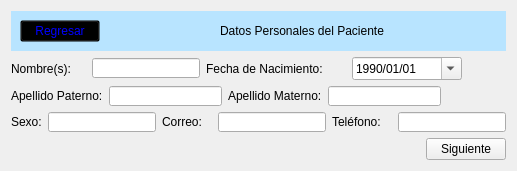
         <widget class="QWidget" name="datosUsuario">
          <layout class="QVBoxLayout" name="verticalLayout_15">
           <item>
            <widget class="QFrame" name="framePac">
             <property name="styleSheet">
              <string notr="true">background-color: rgb(184, 228, 255);</string>
             </property>
             <layout class="QHBoxLayout" name="horizontalLayout_16">
              <item>
               <widget class="QPushButton" name="pushButton_3">
                <property name="maximumSize">
                 <size>
                  <width>80</width>
                  <height>16777215</height>
                 </size>
                </property>
                <property name="styleSheet">
                 <string notr="true">background:transparent;
color:blue;</string>
                </property>
                <property name="text">
                 <string>Regresar</string>
                </property>
                <property name="icon">
                 <iconset resource="imgs/imgs.qrc">
                  <normaloff>:/imgs/backArrow.png</normaloff>:/imgs/backArrow.png</iconset>
                </property>
               </widget>
              </item>
              <item>
               <spacer name="horizontalSpacer_16">
                <property name="orientation">
                 <enum>Qt::Horizontal</enum>
                </property>
                <property name="sizeHint" stdset="0">
                 <size>
                  <width>40</width>
                  <height>20</height>
                 </size>
                </property>
               </spacer>
              </item>
              <item>
               <widget class="QLabel" name="label_25">
                <property name="text">
                 <string>Datos Personales del Paciente</string>
                </property>
               </widget>
              </item>
              <item>
               <spacer name="horizontalSpacer_15">
                <property name="orientation">
                 <enum>Qt::Horizontal</enum>
                </property>
                <property name="sizeHint" stdset="0">
                 <size>
                  <width>40</width>
                  <height>20</height>
                 </size>
                </property>
               </spacer>
              </item>
             </layout>
            </widget>
           </item>
           <item>
            <layout class="QHBoxLayout" name="horizontalLayout_29">
             <item>
              <widget class="QLabel" name="label_nombres">
               <property name="minimumSize">
                <size>
                 <width>75</width>
                 <height>20</height>
                </size>
               </property>
               <property name="text">
                <string>Nombre(s):</string>
               </property>
              </widget>
             </item>
             <item>
              <widget class="QLineEdit" name="lineEdit_nombre">
               <property name="minimumSize">
                <size>
                 <width>0</width>
                 <height>20</height>
                </size>
               </property>
               <property name="maximumSize">
                <size>
                 <width>133</width>
                 <height>20</height>
                </size>
               </property>
              </widget>
             </item>
             <item>
              <widget class="QLabel" name="label_fNacimiento">
               <property name="minimumSize">
                <size>
                 <width>140</width>
                 <height>18</height>
                </size>
               </property>
               <property name="text">
                <string>Fecha de Nacimiento:</string>
               </property>
              </widget>
             </item>
             <item>
              <widget class="QDateEdit" name="dateEdit_fNacimiento">
               <property name="minimumSize">
                <size>
                 <width>110</width>
                 <height>18</height>
                </size>
               </property>
               <property name="maximumSize">
                <size>
                 <width>110</width>
                 <height>16777215</height>
                </size>
               </property>
               <property name="dateTime">
                <datetime>
                 <hour>0</hour>
                 <minute>0</minute>
                 <second>0</second>
                 <year>1990</year>
                 <month>1</month>
                 <day>1</day>
                </datetime>
               </property>
               <property name="maximumDate">
                <date>
                 <year>2001</year>
                 <month>12</month>
                 <day>31</day>
                </date>
               </property>
               <property name="displayFormat">
                <string>yyyy/MM/dd</string>
               </property>
               <property name="calendarPopup">
                <bool>true</bool>
               </property>
              </widget>
             </item>
             <item>
              <spacer name="horizontalSpacer_10">
               <property name="orientation">
                <enum>Qt::Horizontal</enum>
               </property>
               <property name="sizeHint" stdset="0">
                <size>
                 <width>40</width>
                 <height>20</height>
                </size>
               </property>
              </spacer>
             </item>
            </layout>
           </item>
           <item>
            <layout class="QHBoxLayout" name="horizontalLayout_17">
             <item>
              <widget class="QLabel" name="label_apePaterno">
               <property name="text">
                <string>Apellido Paterno:</string>
               </property>
              </widget>
             </item>
             <item>
              <widget class="QLineEdit" name="lineEdit_apePaterno">
               <property name="minimumSize">
                <size>
                 <width>113</width>
                 <height>20</height>
                </size>
               </property>
               <property name="maximumSize">
                <size>
                 <width>135</width>
                 <height>20</height>
                </size>
               </property>
              </widget>
             </item>
             <item>
              <widget class="QLabel" name="label_apeMaterno">
               <property name="text">
                <string>Apellido Materno:</string>
               </property>
              </widget>
             </item>
             <item>
              <widget class="QLineEdit" name="lineEdit_apeMaterno">
               <property name="minimumSize">
                <size>
                 <width>113</width>
                 <height>20</height>
                </size>
               </property>
               <property name="maximumSize">
                <size>
                 <width>133</width>
                 <height>20</height>
                </size>
               </property>
              </widget>
             </item>
             <item>
              <spacer name="horizontalSpacer_78">
               <property name="orientation">
                <enum>Qt::Horizontal</enum>
               </property>
               <property name="sizeHint" stdset="0">
                <size>
                 <width>40</width>
                 <height>20</height>
                </size>
               </property>
              </spacer>
             </item>
            </layout>
           </item>
           <item>
            <layout class="QHBoxLayout" name="horizontalLayout_32">
             <item>
              <widget class="QLabel" name="label_24">
               <property name="text">
                <string>Sexo:</string>
               </property>
              </widget>
             </item>
             <item>
              <widget class="QLineEdit" name="le_sexo">
               <property name="minimumSize">
                <size>
                 <width>50</width>
                 <height>20</height>
                </size>
               </property>
               <property name="maximumSize">
                <size>
                 <width>200</width>
                 <height>20</height>
                </size>
               </property>
              </widget>
             </item>
             <item>
              <widget class="QLabel" name="label_email">
               <property name="minimumSize">
                <size>
                 <width>50</width>
                 <height>20</height>
                </size>
               </property>
               <property name="text">
                <string>Correo:</string>
               </property>
              </widget>
             </item>
             <item>
              <widget class="QLineEdit" name="lineEdit_email">
               <property name="minimumSize">
                <size>
                 <width>0</width>
                 <height>20</height>
                </size>
               </property>
               <property name="maximumSize">
                <size>
                 <width>133</width>
                 <height>20</height>
                </size>
               </property>
              </widget>
             </item>
             <item>
              <widget class="QLabel" name="label_telefono">
               <property name="minimumSize">
                <size>
                 <width>60</width>
                 <height>20</height>
                </size>
               </property>
               <property name="text">
                <string>Teléfono:</string>
               </property>
              </widget>
             </item>
             <item>
              <widget class="QLineEdit" name="lineEdit_telefono">
               <property name="minimumSize">
                <size>
                 <width>0</width>
                 <height>20</height>
                </size>
               </property>
               <property name="maximumSize">
                <size>
                 <width>120</width>
                 <height>20</height>
                </size>
               </property>
               <property name="maxLength">
                <number>10</number>
               </property>
              </widget>
             </item>
            </layout>
           </item>
           <item>
            <layout class="QHBoxLayout" name="horizontalLayout_28">
             <item>
              <spacer name="horizontalSpacer_12">
               <property name="orientation">
                <enum>Qt::Horizontal</enum>
               </property>
               <property name="sizeHint" stdset="0">
                <size>
                 <width>40</width>
                 <height>20</height>
                </size>
               </property>
              </spacer>
             </item>
             <item>
              <widget class="QPushButton" name="pb_siguiente">
               <property name="text">
                <string> Siguiente </string>
               </property>
              </widget>
             </item>
            </layout>
           </item>
          </layout>
         </widget>
